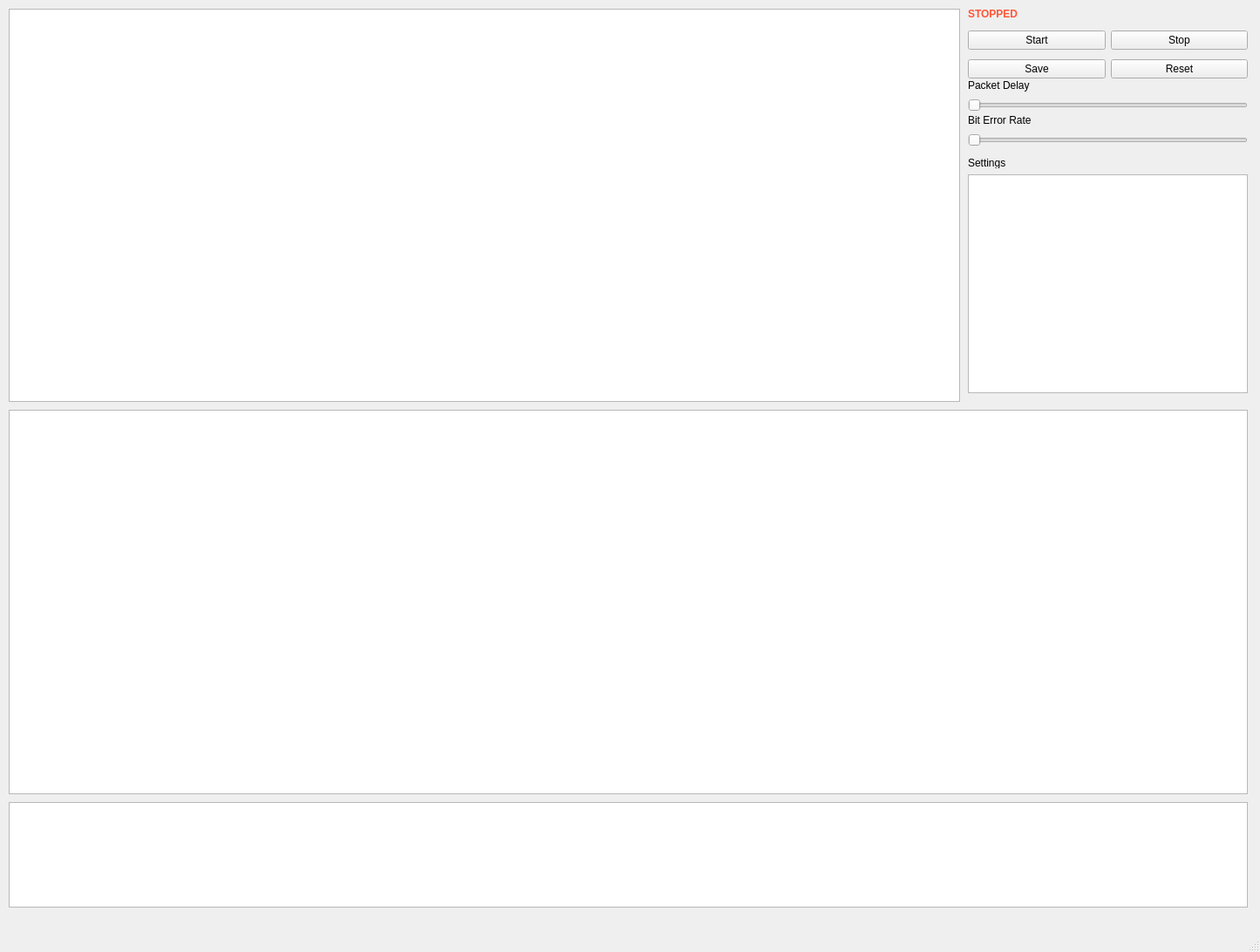
<?xml version="1.0" encoding="UTF-8"?>
<ui version="4.0">
 <class>NetworkEmulator</class>
 <widget class="QMainWindow" name="NetworkEmulator">
  <property name="geometry">
   <rect>
    <x>0</x>
    <y>0</y>
    <width>1445</width>
    <height>1092</height>
   </rect>
  </property>
  <property name="windowTitle">
   <string>NetworkEmulator</string>
  </property>
  <widget class="QWidget" name="centralwidget">
   <widget class="QWidget" name="layoutWidget">
    <property name="geometry">
     <rect>
      <x>1110</x>
      <y>30</y>
      <width>321</width>
      <height>65</height>
     </rect>
    </property>
    <layout class="QGridLayout" name="gridLayout">
     <item row="0" column="2">
      <widget class="QPushButton" name="startButton">
       <property name="text">
        <string>Start</string>
       </property>
      </widget>
     </item>
     <item row="2" column="2">
      <widget class="QPushButton" name="saveButton">
       <property name="text">
        <string>Save</string>
       </property>
      </widget>
     </item>
     <item row="0" column="3">
      <widget class="QPushButton" name="stopButton">
       <property name="text">
        <string>Stop</string>
       </property>
      </widget>
     </item>
     <item row="2" column="3">
      <widget class="QPushButton" name="resetButton">
       <property name="text">
        <string>Reset</string>
       </property>
      </widget>
     </item>
    </layout>
   </widget>
   <widget class="QChartView" name="timeSequenceChart">
    <property name="geometry">
     <rect>
      <x>10</x>
      <y>10</y>
      <width>1091</width>
      <height>451</height>
     </rect>
    </property>
   </widget>
   <widget class="QTableView" name="packetTable">
    <property name="geometry">
     <rect>
      <x>10</x>
      <y>470</y>
      <width>1421</width>
      <height>441</height>
     </rect>
    </property>
    <attribute name="horizontalHeaderVisible">
     <bool>false</bool>
    </attribute>
    <attribute name="horizontalHeaderHighlightSections">
     <bool>false</bool>
    </attribute>
   </widget>
   <widget class="QTableView" name="networkSummaryTable">
    <property name="geometry">
     <rect>
      <x>10</x>
      <y>920</y>
      <width>1421</width>
      <height>121</height>
     </rect>
    </property>
    <attribute name="horizontalHeaderVisible">
     <bool>false</bool>
    </attribute>
    <attribute name="horizontalHeaderHighlightSections">
     <bool>false</bool>
    </attribute>
   </widget>
   <widget class="QTableView" name="settingsTable">
    <property name="geometry">
     <rect>
      <x>1110</x>
      <y>200</y>
      <width>321</width>
      <height>251</height>
     </rect>
    </property>
   </widget>
   <widget class="QLabel" name="settingsLabel">
    <property name="geometry">
     <rect>
      <x>1110</x>
      <y>180</y>
      <width>47</width>
      <height>13</height>
     </rect>
    </property>
    <property name="text">
     <string>Settings</string>
    </property>
   </widget>
   <widget class="QLabel" name="packetDelayLabel">
    <property name="geometry">
     <rect>
      <x>1110</x>
      <y>90</y>
      <width>161</width>
      <height>16</height>
     </rect>
    </property>
    <property name="text">
     <string>Packet Delay</string>
    </property>
   </widget>
   <widget class="QSlider" name="packetDelaySlider">
    <property name="geometry">
     <rect>
      <x>1110</x>
      <y>110</y>
      <width>321</width>
      <height>22</height>
     </rect>
    </property>
    <property name="orientation">
     <enum>Qt::Horizontal</enum>
    </property>
   </widget>
   <widget class="QSlider" name="bitErrorRateSlider">
    <property name="geometry">
     <rect>
      <x>1110</x>
      <y>150</y>
      <width>321</width>
      <height>22</height>
     </rect>
    </property>
    <property name="orientation">
     <enum>Qt::Horizontal</enum>
    </property>
   </widget>
   <widget class="QLabel" name="bitErrorRateLabel">
    <property name="geometry">
     <rect>
      <x>1110</x>
      <y>130</y>
      <width>161</width>
      <height>16</height>
     </rect>
    </property>
    <property name="text">
     <string>Bit Error Rate</string>
    </property>
   </widget>
   <widget class="QLabel" name="statusLabel">
    <property name="geometry">
     <rect>
      <x>1110</x>
      <y>5</y>
      <width>81</width>
      <height>21</height>
     </rect>
    </property>
    <property name="styleSheet">
     <string notr="true">font: 75 10pt &quot;MS Shell Dlg 2&quot;;
color: rgb(255, 86, 56);
font-weight: bold;</string>
    </property>
    <property name="text">
     <string>STOPPED</string>
    </property>
   </widget>
  </widget>
  <widget class="QMenuBar" name="menubar">
   <property name="geometry">
    <rect>
     <x>0</x>
     <y>0</y>
     <width>1445</width>
     <height>26</height>
    </rect>
   </property>
  </widget>
  <widget class="QStatusBar" name="statusbar"/>
 </widget>
 <customwidgets>
  <customwidget>
   <class>QChartView</class>
   <extends>QGraphicsView</extends>
   <header>QtCharts</header>
  </customwidget>
 </customwidgets>
 <resources/>
 <connections/>
</ui>
